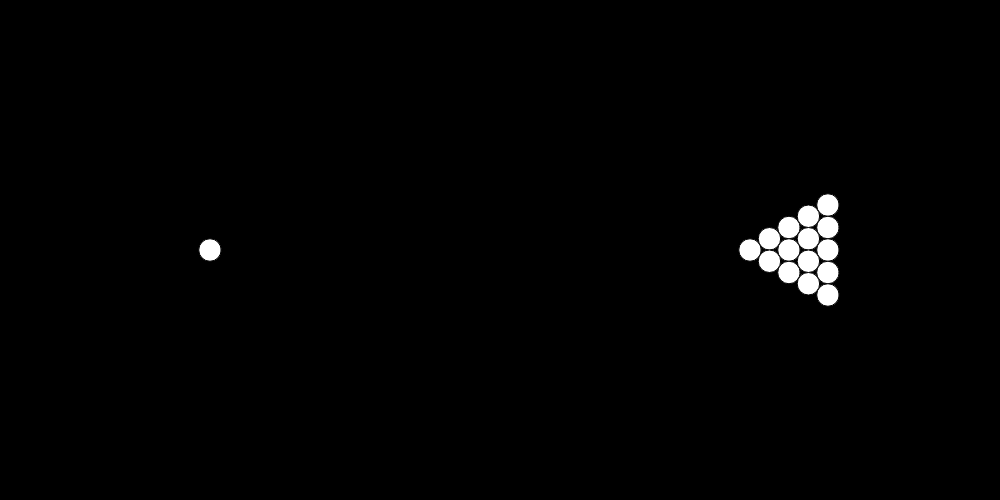
Frame 1 (no input)
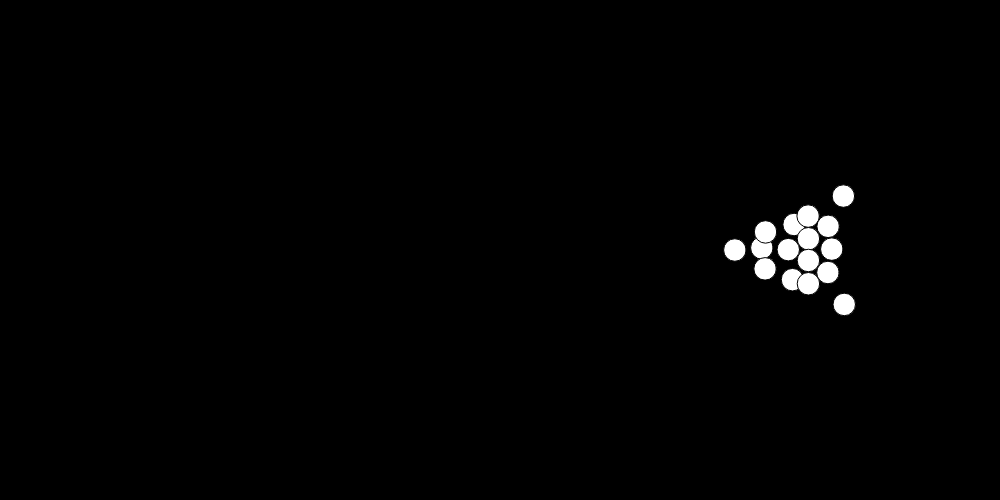
Frame 60 (no input)
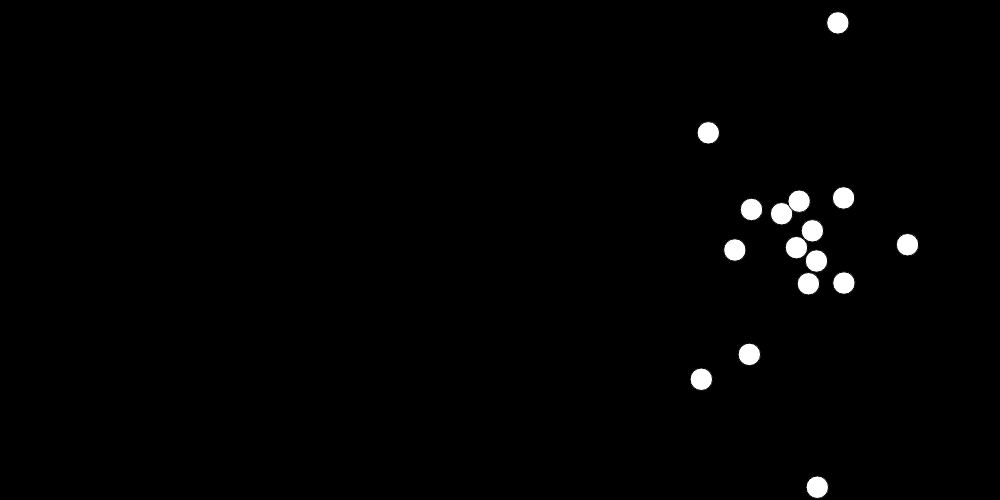
Frame 120 (the mouse pressed at the canvas centre since frame 60)

The p5.js sketch that drew these frames (run headless with seeded random() and noise() and a simulated clock; from frame 60 on, the mouse is pressed at the canvas centre):

// p5.js sketch
// ── sketch.js
// p5 sketch

class Ball {
  constructor(x, y, r, m = r ** 3, col = "white") {
    this.pos = createVector(x, y);
    this.mass = m;
    this.r = r;
    this.col = col;
    this.vel = createVector(0, 0);
    this.acc = createVector(0, 0);
    this.dynFrictionCoeff = 0.999;
    this.bounceEff = 0.9;
  }

  getEnergy() {
    return this.mass * this.vel.mag();
  }

  checkEdges() {
    this.pos.x < this.r ? (this.vel.x = abs(this.vel.x)) : null;
    this.pos.x > width - this.r ? (this.vel.x = -abs(this.vel.x)) : null;
    this.pos.y < this.r ? (this.vel.y = abs(this.vel.y)) : null;
    this.pos.y > height - this.r ? (this.vel.y = -abs(this.vel.y)) : null;
  }

  applyFriction() {
    this.vel.mult(this.dynFrictionCoeff);
  }

  checkCollisions(others) {
    for (let i = 0; i < others.length; i++) {
      if (others[i] === this) return;
      const distVec = p5.Vector.sub(others[i].pos, this.pos);
      const dist = distVec.mag();
      //console.log("check");

      if (dist < this.r + others[i].r) {
        // Simple elastic collision response
        const norm = distVec.copy().normalize();
        const relativeVel = p5.Vector.sub(this.vel, others[i].vel);
        const speed = relativeVel.dot(norm);
        if (speed < 0) return;
        const impulse = (2 * speed) / 2; // assuming equal mass
        this.vel.sub(p5.Vector.mult(norm, impulse));
        others[i].vel.add(p5.Vector.mult(norm, impulse));
        console.log("Collision detected");
      }
    }
  }

  update() {
    this.vel.add(this.acc);
    this.pos.add(this.vel);
  }

  show() {
    fill(this.col);
    circle(this.pos.x, this.pos.y, this.r * 2);
  }
}

const W = 1000;
const H = 500;
const d = 22.5;
const r = d / 2;
const apex = { x: 750, y: 250 };

let balls = [];

function setup() {
  createCanvas(1000, 500); // creates canvas automatically

  // for (let i = 0; i < 100; i++) {
  //   let b = new Ball(random(width), random(height), random(100, 100));
  //   b.vel = p5.Vector.random2D().mult(random(1, 3));
  //   balls.push(b);
  // }

  let idx = 0;
  for (let row = 0; row < 5; row++) {
    const x = apex.x + row * ((d * Math.sqrt(3)) / 2);
    const count = row + 1;
    const y0 = apex.y - ((count - 1) / 2) * d;
    for (let i = 0; i < count; i++) {
      let b = new Ball(x, y0 + i * d, r);
      balls.push(b);
    }
  }

  cueBall = new Ball(200, 250, r);
  cueBall.vel.x = 10;
  balls.push(cueBall);

  // cue
  //balls.unshift({ x: 200, y: 250 });
}

function draw() {
  //fill(255);
  background(0);
  //new Text(frameRate().toFixed(2), 10, 20);

  // Text("Asfd");

  for (let b of balls) {
    b.applyFriction();
    b.update();
    b.checkCollisions(balls);
    b.checkEdges();
    b.show();
  }
}
